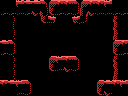

This game map was drawn from its Tiled (.tmx) file and the tilesets committed beside it. A one-line description and the full map source follow:
An orthogonal 16x12 tile map with 8x8 px tiles, 1 tile layer (Tile Layer 1) and 11 objects (3x item, big-item, breakable-left, breakable-right, breakable-up, ...).

<map version="1.0" orientation="orthogonal" renderorder="right-down" width="16" height="12" tilewidth="8" tileheight="8" nextobjectid="16">
 <properties>
  <property name="down" value="hole" />
 </properties>
 <tileset firstgid="1" name="tiles" tilewidth="8" tileheight="8" tilecount="256" columns="16">
  <image source="tiles.png" width="128" height="128" />
 </tileset>
 <layer name="Tile Layer 1" width="16" height="12">
  <data encoding="csv">
118,118,247,120,120,121,117,119,119,121,117,119,119,247,118,118,
148,148,254,148,147,166,145,148,148,144,167,147,254,254,148,148,
118,252,1,1,1,145,156,1,1,152,144,1,1,1,251,118,
118,126,1,1,1,1,1,1,1,1,1,1,1,1,251,118,
118,127,1,1,1,1,1,1,1,1,1,1,1,1,123,118,
120,121,1,1,1,1,1,1,1,1,1,1,1,1,117,119,
148,144,1,1,1,1,1,1,1,1,1,1,1,1,145,148,
118,252,1,1,1,1,117,247,119,121,1,1,1,1,251,118,
118,127,1,1,1,1,145,254,147,144,1,1,1,1,124,118,
118,127,1,1,1,1,1,1,1,1,1,1,1,1,123,118,
119,120,247,121,1,1,1,1,1,1,1,1,117,120,119,247,
118,118,254,144,1,1,1,1,1,1,1,1,145,147,118,118
</data>
 </layer>
 <objectgroup name="objects">
  <object id="1" type="item" x="16" y="64" width="16" height="16" />
  <object id="2" type="item" x="96" y="64" width="16" height="16" />
  <object id="3" type="item" x="56" y="40" width="16" height="16" />
  <object id="4" type="big-item" x="48" y="32" width="32" height="24" />
  <object id="6" type="breakable-left" x="0" y="56" width="16" height="24" />
  <object id="8" type="breakable-right" x="112" y="56" width="16" height="24" />
  <object id="9" type="breakable-up" x="48" y="0" width="32" height="16" />
  <object id="10" type="door-right" x="112" y="16" width="16" height="24" />
  <object id="11" type="door-left" x="0" y="16" width="16" height="24" />
  <object id="12" type="door-up" x="48" y="0" width="32" height="16" />
  <object id="13" type="4x4-item" x="48" y="24" width="32" height="32" />
 </objectgroup>
</map>
